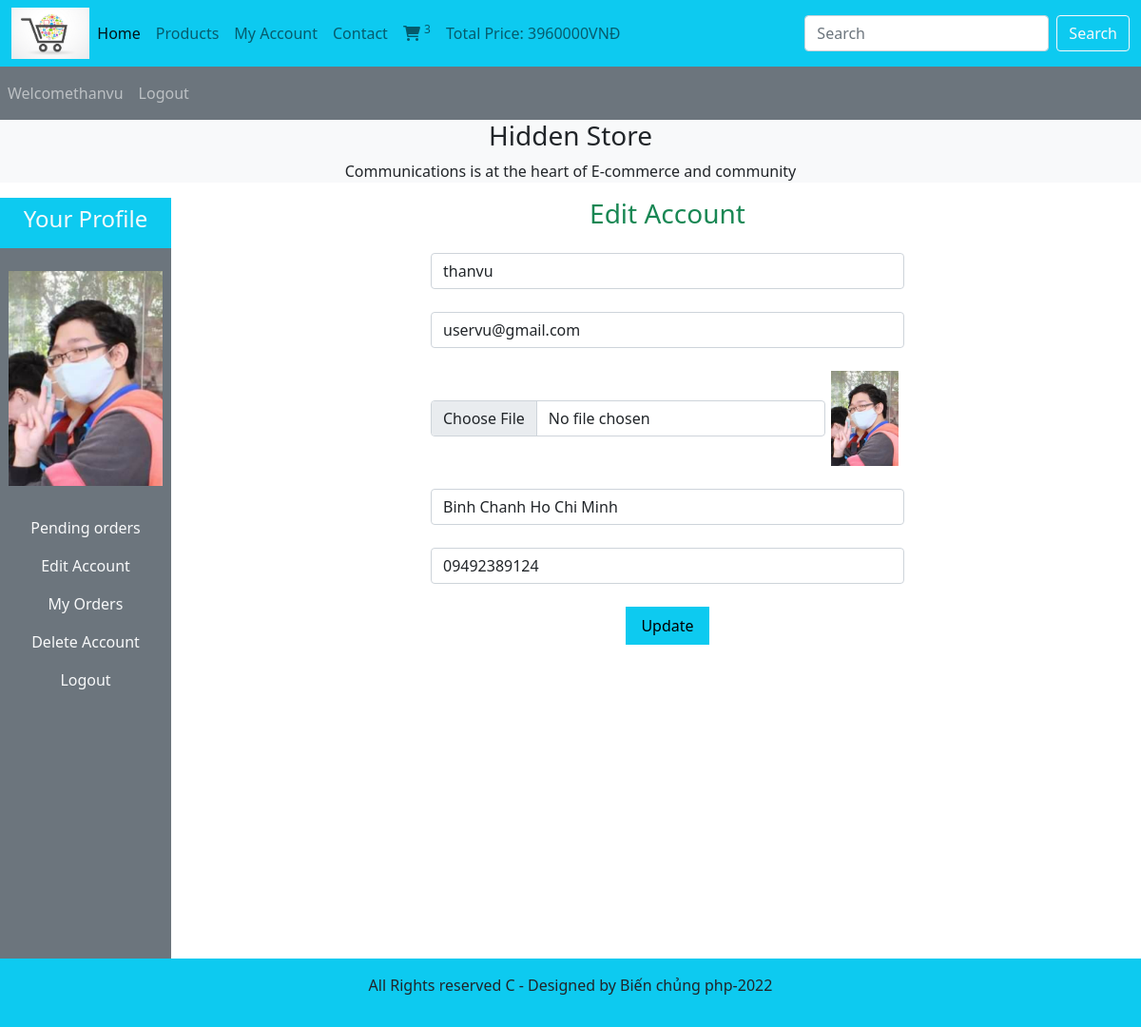
The app's page /users_area/profile.php?edit_account (signed in) with its own data.
### tables this page shows
CREATE TABLE `user_table` (
  `user_id` int(11) NOT NULL,
  `username` varchar(200) NOT NULL,
  `user_email` varchar(200) NOT NULL,
  `user_password` varchar(255) NOT NULL,
  `user_image` varchar(255) NOT NULL,
  `user_ip` varchar(150) NOT NULL,
  `user_address` varchar(255) NOT NULL,
  `user_mobile` varchar(80) NOT NULL
);

### users_area/edit_account.php (the view, shortened to what this page needs)
<?php
    if(isset($_GET['edit_account'])) {
        $user_session_name = $_SESSION['username'];
        $select_query = "SELECT * FROM `user_table` WHERE username='$user_session_name'";
        $result_query = mysqli_query($con,$select_query);
        $row_fetch = mysqli_fetch_assoc($result_query);
        $username=$row_fetch['username'];
        $user_email=$row_fetch['user_email'];
        $user_address=$row_fetch['user_address'];
        $user_mobile=$row_fetch['user_mobile'];
    }
?>
<!DOCTYPE html>
<html lang="en">
<head>
</head>
<body>
    <h3 class="text-success mb-4">Edit Account</h3>
    <form action="" method="POST" enctype="multipart/form-data">
        <div class="form-outline mb-4">
            <input type="text" class="form-control w-50 m-auto" value="<?php echo $username; ?>" name="user_username"/>
        </div>
        <div class="form-outline mb-4">
            <input type="email" class="form-control w-50 m-auto" value="<?php echo $user_email; ?>" name="user_email"/>
        </div>
        <div class="form-outline mb-4 d-flex w-50 m-auto">
            <input type="file" class="form-control m-auto" name="user_image"/>
            <img src="./user_images/<?php echo $user_image ?>" alt="" class="edit_image">
        </div>
        <div class="form-outline mb-4">
            <input type="text" class="form-control w-50 m-auto" value="<?php echo $user_address; ?>" name="user_address"/>
        </div>
        <div class="form-outline mb-4">
            <input type="text" class="form-control w-50 m-auto" value="<?php echo $user_mobile; ?>" name="user_mobile"/>
        </div>
        <input type="submit" value="Update" class="bg-info py-2 px-3 border-0" name="user_update"/>
    </form>
</body>
</html>

### users_area/profile.php (shortened to what this page needs)
<?php
    include('../functions/common_function.php');
?>
<!DOCTYPE html>
<html lang="en">
<head>
    <link href="https://cdn.jsdelivr.net/npm/bootstrap@5.1.3/dist/css/bootstrap.min.css" rel="stylesheet">
    <link rel="stylesheet" href="https://cdnjs.cloudflare.com/ajax/libs/font-awesome/6.0.0/css/all.min.css" />
    <link rel="stylesheet" href="../styles.css" />
</head>
<body>
    <div class="container-fluid p-0">
        <nav class="navbar navbar-expand-lg navbar-light bg-info">
            <div class="container-fluid">
                <img src="../images/logo.jpg" alt="" class="logo"/>
                <div class="collapse navbar-collapse" id="navbarSupportedContent">
                <ul class="navbar-nav me-auto mb-2 mb-lg-0">
                    <li class="nav-item">
                        <a class="nav-link active" aria-current="page" href="../index.php">Home</a>
                    </li>
                    <li class="nav-item">
                        <a class="nav-link" href="../display_all.php">Products</a>
                    </li>
                    <li class="nav-item">
                        <a class="nav-link" href="profile.php">My Account</a>
                    </li>
                    <li class="nav-item">
                        <a class="nav-link" href="#">Contact</a>
                    </li>
                    <li class="nav-item">
                        <a class="nav-link" href="../cart.php"><i class="fa-solid fa-cart-shopping"></i>
                            <sup>
                            </sup>
                        </a>
                    </li>
                    <li class="nav-item">
                        <a class="nav-link" href="">Total Price: <?php total_cart_price(); ?>VNĐ</a>
                    </li>
                </ul>
                <form class="d-flex" action="../search_product.php" method="get">
                    <input class="form-control me-2" type="search" placeholder="Search" aria-label="Search" name="search_data">
                    <input type="submit" value="Search" class="btn btn-outline-light" name="search_data_product"/>
                </form>
                </div>
            </div>
        </nav>
        <nav class="navbar navbar-expand-lg navbar-dark bg-secondary">
            <ul class="navbar-nav me-auto">
            <?php
            if(!isset($_SESSION['username'])) {
                echo "<li class='nav-item'>
                        <a class='nav-link' href='../index.php'>Welcome Guest</a>
                    </li>";
            }else {
                echo "<li class='nav-item'>
                        <a class='nav-link' href='profile.php'>Welcome".$_SESSION['username']."</a>
                    </li>";
            }
            if(!isset($_SESSION['username'])) {
                echo "<li class='nav-item'>
                        <a class='nav-link' href='./user_login.php'>Login</a>
                    </li>";
            }else {
                echo "<li class='nav-item'>
                        <a class='nav-link' href='./logout.php'>Logout</a>
                    </li>";
            }
            ?>
            </ul>
        </nav>
        <div class="bg-light">
            <h3 class="text-center">Hidden Store</h3>
            <p class="text-center">Communications is at the heart of E-commerce and community</p>
        </div>
        <div class="row">
            <div class="col-md-2">
                <ul class="navbar-nav bg-secondary text-center" style="height: 100vh">
                    <li class="nav-item bg-info">
                        <a class="nav-link text-light" href="profile.php">
                            <h4>Your Profile</h4>
                        </a>
                    </li>
                    <?php
                        $username=$_SESSION['username'];
                        $user_image="SELECT * FROM `user_table` WHERE username='$username'";
                        $user_image=mysqli_query($con,$user_image);
                        $row_image=mysqli_fetch_array($user_image);
                        $user_image=$row_image['user_image'];
                        echo "<li class='nav-item'>
                                <img src='./user_images/$user_image' class='profile_img my-4' alt=''/>
                            </li>";
                    ?>
                    <li class="nav-item">
                        <a class="nav-link text-light" href="profile.php">Pending orders</a>
                    </li>
                    <li class="nav-item">
                        <a class="nav-link text-light" href="profile.php?edit_account">Edit Account</a>
                    </li>
                    <li class="nav-item">
                        <a class="nav-link text-light" href="profile.php?my_orders">My Orders</a>
                    </li>
                    <li class="nav-item">
                        <a class="nav-link text-light" href="profile.php?delete_account">Delete Account</a>
                    </li>
                    <li class="nav-item">
                        <a class="nav-link text-light" href="logout.php">Logout</a>
                    </li>
                </ul>
            </div>
            <div class="col-md-10 text-center">
                <?php
                    if(isset($_GET['edit_account'])){
                        include('edit_account.php');
                    }
                ?>
            </div>
        </div>
        <?php
            include("../includes/footer.php");
        ?>
    </div>
</body>
</html>

### styles.css (style rules this page uses)
* { margin: 0; padding: 0; box-sizing: border-box; }
.logo { width: 7%; height: 7%; }

### users_area/profile.php (style rules this page uses)
body { overflow-x: hidden; }
.profile_img { width:90%; margin: auto; display: block; object-fit: contain; }
.edit_image { width: 100px; height: 100px; object-fit: contain; }

### records on screen
user_table: user_image (picture), user_username "thanvu", user_email "uservu@gmail.com", user_address "Binh Chanh Ho Chi Minh", user_mobile "09492389124"

### other values on screen
$count_cart_items "3"
$total_price "3960000"
$_SESSION['username'] "thanvu"
